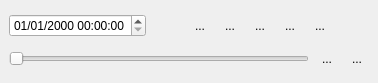
<?xml version="1.0" encoding="UTF-8"?>
<ui version="4.0">
 <class>ReosTemporalControllerWidget</class>
 <widget class="QWidget" name="ReosTemporalControllerWidget">
  <property name="geometry">
   <rect>
    <x>0</x>
    <y>0</y>
    <width>378</width>
    <height>83</height>
   </rect>
  </property>
  <property name="sizePolicy">
   <sizepolicy hsizetype="Preferred" vsizetype="Fixed">
    <horstretch>0</horstretch>
    <verstretch>0</verstretch>
   </sizepolicy>
  </property>
  <property name="windowTitle">
   <string>Form</string>
  </property>
  <layout class="QVBoxLayout" name="verticalLayout">
   <property name="leftMargin">
    <number>9</number>
   </property>
   <property name="topMargin">
    <number>9</number>
   </property>
   <property name="rightMargin">
    <number>9</number>
   </property>
   <property name="bottomMargin">
    <number>9</number>
   </property>
   <item>
    <layout class="QHBoxLayout" name="horizontalLayout">
     <item>
      <widget class="QDateTimeEdit" name="mCurrentTime">
       <property name="sizePolicy">
        <sizepolicy hsizetype="Preferred" vsizetype="Fixed">
         <horstretch>0</horstretch>
         <verstretch>0</verstretch>
        </sizepolicy>
       </property>
       <property name="dateTime">
        <datetime>
         <hour>0</hour>
         <minute>0</minute>
         <second>0</second>
         <year>2000</year>
         <month>1</month>
         <day>1</day>
        </datetime>
       </property>
       <property name="currentSection">
        <enum>QDateTimeEdit::DaySection</enum>
       </property>
       <property name="displayFormat">
        <string>dd/MM/yyyy HH:mm:ss</string>
       </property>
       <property name="timeSpec">
        <enum>Qt::UTC</enum>
       </property>
      </widget>
     </item>
     <item>
      <spacer name="horizontalSpacer">
       <property name="orientation">
        <enum>Qt::Horizontal</enum>
       </property>
       <property name="sizeHint" stdset="0">
        <size>
         <width>40</width>
         <height>20</height>
        </size>
       </property>
      </spacer>
     </item>
     <item>
      <widget class="QToolButton" name="mPreviousToolButton">
       <property name="text">
        <string>...</string>
       </property>
       <property name="icon">
        <iconset resource="../../images/images.qrc">
         <normaloff>:/images/previous.svg</normaloff>:/images/previous.svg</iconset>
       </property>
       <property name="iconSize">
        <size>
         <width>16</width>
         <height>16</height>
        </size>
       </property>
       <property name="autoRaise">
        <bool>true</bool>
       </property>
      </widget>
     </item>
     <item>
      <widget class="QToolButton" name="mPlayBackButton">
       <property name="text">
        <string>...</string>
       </property>
       <property name="icon">
        <iconset resource="../../images/images.qrc">
         <normaloff>:/images/back.svg</normaloff>:/images/back.svg</iconset>
       </property>
       <property name="iconSize">
        <size>
         <width>16</width>
         <height>16</height>
        </size>
       </property>
       <property name="checkable">
        <bool>true</bool>
       </property>
       <property name="autoRaise">
        <bool>true</bool>
       </property>
      </widget>
     </item>
     <item>
      <widget class="QToolButton" name="mPauseButton">
       <property name="text">
        <string>...</string>
       </property>
       <property name="icon">
        <iconset resource="../../images/images.qrc">
         <normaloff>:/images/pause.svg</normaloff>:/images/pause.svg</iconset>
       </property>
       <property name="iconSize">
        <size>
         <width>16</width>
         <height>16</height>
        </size>
       </property>
       <property name="checkable">
        <bool>true</bool>
       </property>
       <property name="autoRaise">
        <bool>true</bool>
       </property>
      </widget>
     </item>
     <item>
      <widget class="QToolButton" name="mPlayForwardButton">
       <property name="text">
        <string>...</string>
       </property>
       <property name="icon">
        <iconset resource="../../images/images.qrc">
         <normaloff>:/images/forward.svg</normaloff>:/images/forward.svg</iconset>
       </property>
       <property name="iconSize">
        <size>
         <width>16</width>
         <height>16</height>
        </size>
       </property>
       <property name="checkable">
        <bool>true</bool>
       </property>
       <property name="autoRaise">
        <bool>true</bool>
       </property>
      </widget>
     </item>
     <item>
      <widget class="QToolButton" name="mNextToolButton">
       <property name="text">
        <string>...</string>
       </property>
       <property name="icon">
        <iconset resource="../../images/images.qrc">
         <normaloff>:/images/next.svg</normaloff>:/images/next.svg</iconset>
       </property>
       <property name="autoRaise">
        <bool>true</bool>
       </property>
      </widget>
     </item>
     <item>
      <spacer name="horizontalSpacer_2">
       <property name="orientation">
        <enum>Qt::Horizontal</enum>
       </property>
       <property name="sizeHint" stdset="0">
        <size>
         <width>40</width>
         <height>20</height>
        </size>
       </property>
      </spacer>
     </item>
    </layout>
   </item>
   <item>
    <layout class="QHBoxLayout" name="horizontalLayout_2">
     <property name="topMargin">
      <number>0</number>
     </property>
     <item>
      <widget class="QSlider" name="mSlider">
       <property name="maximum">
        <number>10</number>
       </property>
       <property name="orientation">
        <enum>Qt::Horizontal</enum>
       </property>
       <property name="tickPosition">
        <enum>QSlider::NoTicks</enum>
       </property>
       <property name="tickInterval">
        <number>0</number>
       </property>
      </widget>
     </item>
     <item>
      <widget class="QToolButton" name="mLoopButton">
       <property name="text">
        <string>...</string>
       </property>
       <property name="icon">
        <iconset resource="../../images/images.qrc">
         <normaloff>:/images/loop.svg</normaloff>:/images/loop.svg</iconset>
       </property>
       <property name="checkable">
        <bool>true</bool>
       </property>
       <property name="autoRaise">
        <bool>true</bool>
       </property>
      </widget>
     </item>
     <item>
      <widget class="QToolButton" name="mSpeedButton">
       <property name="text">
        <string>...</string>
       </property>
       <property name="icon">
        <iconset resource="../../images/images.qrc">
         <normaloff>:/images/speed.svg</normaloff>:/images/speed.svg</iconset>
       </property>
       <property name="popupMode">
        <enum>QToolButton::InstantPopup</enum>
       </property>
       <property name="autoRaise">
        <bool>true</bool>
       </property>
      </widget>
     </item>
    </layout>
   </item>
  </layout>
 </widget>
 <resources>
  <include location="../../images/images.qrc"/>
 </resources>
 <connections/>
</ui>
